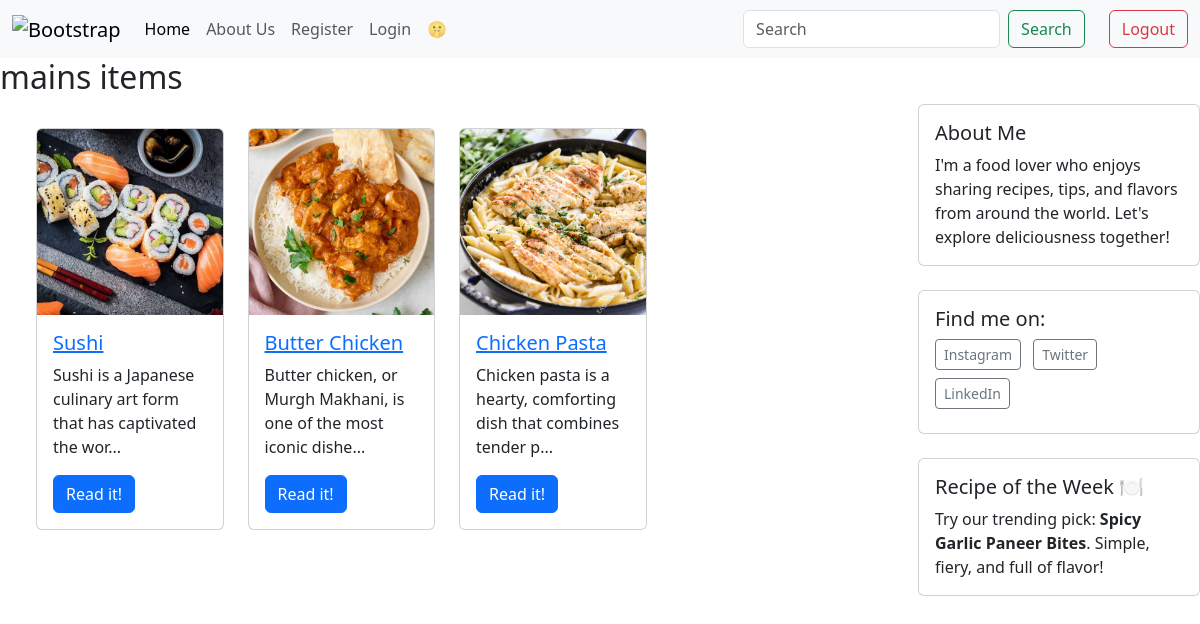
The page /category/mains/ on the database its author committed.
### blogapp/models.py (models this page shows, shortened)
class Category(models.Model):
    name = models.CharField(max_length=30)
    class Meta:
        verbose_name_plural = 'Categories'

class Post(models.Model):
    title = models.CharField(max_length=255)
    body = models.TextField(default='nada')
    created_on = models.DateTimeField(auto_now_add=True)
    last_modified = models.DateTimeField(auto_now=True)
    categories = models.ManyToManyField("Category", related_name="posts")
    image = models.ImageField(upload_to='post_images/', blank=True, null=True)

### blogapp/views.py (the view)
# urls.py: path("category/<category>/", views.blog_category, name="blog_category"),
def blog_category(request, category):
    posts = Post.objects.filter(categories__name__contains=category).order_by("-created_on")
    context = {
        "category": category,
        "posts": posts,
    }
    return render(request, "blogapp/category.html", context)

### blogapp/templates/blogapp/category.html
{% extends "blogapp/index.html" %}
{% block page_title %}
    <h2>
      {{category}} items
    </h2>
{% endblock page_title %}

### blogapp/templates/blogapp/index.html (shortened to what this page needs)
<!DOCTYPE html>
<html lang="en">
<head>
    <link href="https://cdn.jsdelivr.net/npm/bootstrap@5.3.3/dist/css/bootstrap.min.css" rel="stylesheet">
</head>
<body>
<nav class="navbar navbar-expand-lg bg-body-tertiary">
    <div class="container-fluid">
      <a class="navbar-brand" href="/">
        <img src="https://cdn.vectorstock.com/i/500p/89/68/abstract-logo-of-a-cafe-or-restaurant-spoon-vector-17248968.jpg" alt="Bootstrap" width="60" height="60">
      </a>
      <div class="collapse navbar-collapse" id="navbarSupportedContent">
        <ul class="navbar-nav me-auto mb-2 mb-lg-0">
          <li class="nav-item">
            <a class="nav-link active" aria-current="page" href="/">Home</a>
          </li>
          <li class="nav-item">
            <a class="nav-link" href="/about/">About Us</a>
          </li>
          <li class="nav-item">
            <a class="nav-link" href="/register/">Register</a>
          </li>
          <li class="nav-item">
            <a class="nav-link" href="/login/">Login</a>
          </li>
          <li class="nav-item">
            <a class="nav-link" href="/exclusive/">🤫</a>
          </li>
        </ul>
        <form class="d-flex" role="search" action="{% url 'blog_search' %}" method="get">
          <input class="form-control me-2" name="query" type="search" placeholder="Search" aria-label="Search">
          <button class="btn btn-outline-success" type="submit">Search</button>
        </form>
        <form class="ms-4" action="{% url 'blog_logout'%}" method="post">
            <button class="btn btn-outline-danger">Logout</button>
        </form>
      </div>
    </div>
  </nav>
{% block page_title %}
{% load static %}
{% endblock page_title %}
{% block page_content %}
    {% block posts %}
    <div class='row'>
    <div class='col-md-9'>
    <div class="card-deck row m-4">
        {% for post in posts %}
            <div class="col-md-3 mb-4">
                <div class="card">
                    {% if post.image %}
                        <img src="{{ post.image.url }}" class="card-img-top img-fluid" alt="Post Image">
                    {% else %}
                        <img src="path/to/default-image.jpg" class="card-img-top img-fluid" alt="Default Image">
                    {% endif %}
                    <div class="card-body">
                        <h5 class="card-title">
                            <a href="{% url 'blog_detail' post.pk %}">{{ post.title }}</a>
                        </h5>
                        <p class="card-text">{{ post.body | slice:":65" }}...</p>
                        <a href="{% url 'blog_detail' post.pk %}" class="btn btn-primary">Read it!</a>
                    </div>
                </div>
            </div>
        {% endfor %}
          </div>
      </div>
    <div class="col-md-3 mb-4">
      {% include "partials/sidebar.html" %}
    </div>
    </div>
    {% endblock %}
{% endblock page_content %}
</body>
</html>

### rows shown on the page
Category: name "mains"
Post: image (picture), title "Sushi", body "Sushi is a Japanese culinary art form that has captivated the wor"
Post: image (picture), title "Butter Chicken", body "Butter chicken, or Murgh Makhani, is one of the most iconic dishe"
Post: image (picture), title "Chicken Pasta", body "Chicken pasta is a hearty, comforting dish that combines tender p"
